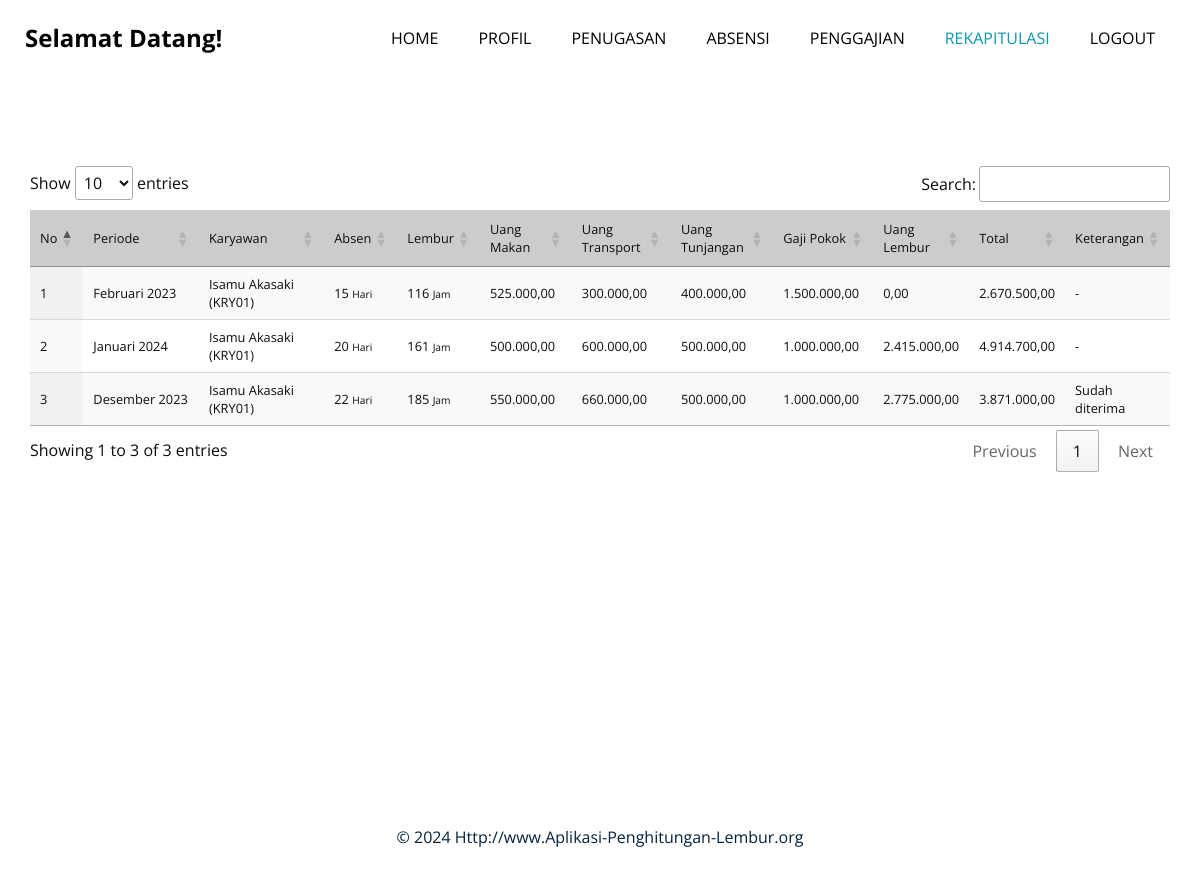
The app's page /index.php?mnu=_rekapitulasi (signed in) with its own data.
### tables this page shows
CREATE TABLE `tb_penggajian` (
  `id_penggajian` int(8) NOT NULL,
  `id_rekanan` varchar(15) NOT NULL,
  `id_karyawan` varchar(15) NOT NULL,
  `periode` varchar(15) NOT NULL,
  `absen` int(10) NOT NULL,
  `lembur` int(10) NOT NULL,
  `sgaji1` int(10) NOT NULL,
  `sgaji2` int(10) NOT NULL,
  `sgaji3` int(10) NOT NULL,
  `sgaji4` int(10) NOT NULL,
  `sgaji5` int(10) NOT NULL,
  `pajak` int(10) NOT NULL,
  `subtotal` int(12) NOT NULL COMMENT 'Gaji Kotor',
  `total` int(12) NOT NULL COMMENT 'Gaji Bersih',
  `tanggal` date NOT NULL,
  `jam` time NOT NULL,
  `status` varchar(15) NOT NULL,
  `keterangan` text NOT NULL
);

CREATE TABLE `tb_karyawan` (
  `id_karyawan` int(8) NOT NULL,
  `id_rekanan` varchar(15) NOT NULL,
  `id_finger` varchar(15) NOT NULL,
  `nama_karyawan` varchar(30) NOT NULL,
  `deskripsi` text NOT NULL,
  `email` varchar(40) NOT NULL,
  `telepon` varchar(15) NOT NULL,
  `username` varchar(15) NOT NULL,
  `password` varchar(14) NOT NULL,
  `status` varchar(15) NOT NULL,
  `gaji1` int(10) NOT NULL,
  `gaji2` int(10) NOT NULL,
  `gaji3` int(10) NOT NULL,
  `gaji4` int(10) NOT NULL,
  `gaji5` int(10) NOT NULL,
  `keterangan` text NOT NULL
);

### koneksivar.php (called while the page is built, shortened)
<?php
$tbpenggajian="tb_penggajian";
$gj1="Uang Makan";
$gj2="Uang Transport";
$gj3="Uang Tunjangan";
$gj4="Gaji Pokok";
$gj5="Uang Lembur";
?>

### rekapitulasi3.php (the view, shortened to what this page needs)
<script type="text/javascript">
function PRINT(pk){
win=window.open('penggajian/penggajian_print.php?pk='+pk,'win','width=1000, height=400, menubar=0, scrollbars=1, resizable=0, location=0, toolbar=0, status=0'); }
</script>
<link rel="stylesheet" href="https://cdn.datatables.net/1.11.3/css/jquery.dataTables.min.css">
<?php
$id_karyawan=$_SESSION["cid"];
$sql = "select * from `$tbpenggajian` where id_karyawan='$id_karyawan' order by `id_penggajian` desc";
$jum = getJum($conn, $sql);
	?>
<table id="examplec" class="display" style="width:100%">
        <thead>
  <tr bgcolor="#cccccc">
    <th width="3%"><small>No</small></td>
	<th width="20%"><small>Periode</small></td>
	<th width="20%"><small>Karyawan</small></td>
    <th width="5%"><small>Absen</small></td>
    <th width="5%"><small>Lembur</small></td>
    <th width="10%"><small><?php echo $gj1;?></small></td>
    <th width="10%"><small><?php echo $gj2;?></small></td>
    <th width="10%"><small><?php echo $gj3;?></small></td>
    <th width="10%"><small><?php echo $gj4;?></small></td>
    <th width="10%"><small><?php echo $gj5;?></small></td>
	 <th width="10%"><small>Total</small></td>
	 <th width="20%"><small>Keterangan</small></td>
  </tr>
     </thead>
        <tbody>
<?php
		if($jum > 0){
$no=1;
	$arr=getData($conn,$sql);
		foreach($arr as $d) {
				$id_karyawan=$d["id_karyawan"];
				$karyawan=getKaryawan($conn,$d["id_karyawan"]);
				$periode=$d["periode"];
				$absen=$d["absen"];
				$lembur=$d["lembur"];
				$sgaji1=RP($d["sgaji1"]);
				$sgaji2=RP($d["sgaji2"]);
				$sgaji3=RP($d["sgaji3"]);
				$sgaji4=RP($d["sgaji4"]);
				$sgaji5=RP($d["sgaji5"]);
				$total=RP($d["total"]);
				$keterangan=$d["keterangan"];
				$color="#dddddd";
					if($no %2==0){$color="#eeeeee";}
echo"<tr bgcolor='$color'>
				<td><small>$no</small></td>
				<td><small>$periode</small></td>
				<td><small>$karyawan (KRY0$id_karyawan)</small></td>
				<td><small>$absen <small>Hari</small></td>
				<td><small>$lembur <small>Jam</small></td>
				<td><small>$sgaji1</small></td>
				<td><small>$sgaji2</small></td>
				<td><small>$sgaji3</small></td>
				<td><small>$sgaji4</small></td>
				<td><small>$sgaji5</small></td>
				<td><small>$total</small></td>
				<td><small>$keterangan</small></td>
				</tr>";
			$no++;
			}
		}
		else{echo"<tr><td colspan='6'><blink>Maaf, Data penggajian belum tersedia...</blink></td></tr>";}
?>
</tbody>
</table>
</div>

### css/style.css (style rules this page uses)
body { font-family: 'Open Sans', sans-serif; color: #0c0c0c; background-color: #ffffff; overflow-x: hidden; }

### records on screen
tb_penggajian: periode "Februari 2023", id_karyawan.nama_karyawan "Isamu Akasaki", id_karyawan "1", absen "15", lembur "116", sgaji1 "525.000,00", sgaji2 "300.000,00", sgaji3 "400.000,00", sgaji4 "1.500.000,00", sgaji5 "0,00", total "2.670.500,00", keterangan "-"
tb_penggajian: periode "Januari 2024", id_karyawan.nama_karyawan "Isamu Akasaki", id_karyawan "1", absen "20", lembur "161", sgaji1 "500.000,00", sgaji2 "600.000,00", sgaji3 "500.000,00", sgaji4 "1.000.000,00", sgaji5 "2.415.000,00", total "4.914.700,00", keterangan "-"
tb_penggajian: periode "Desember 2023", id_karyawan.nama_karyawan "Isamu Akasaki", id_karyawan "1", absen "22", lembur "185", sgaji1 "550.000,00", sgaji2 "660.000,00", sgaji3 "500.000,00", sgaji4 "1.000.000,00", sgaji5 "2.775.000,00", total "3.871.000,00", keterangan "Sudah diterima"

### other values on screen
$gj1 "Uang Makan"
$gj2 "Uang Transport"
$gj3 "Uang Tunjangan"
$gj4 "Gaji Pokok"
$gj5 "Uang Lembur"
$footer "Http://www.Aplikasi-Penghitungan-Lembur.org"
